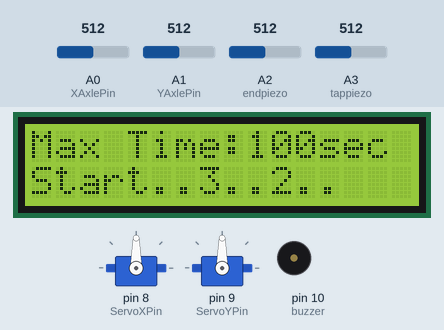
This sketch was run on a simulated Arduino Uno, built with avr-gcc and run on an emulated ATmega328P. On the bench: 2 × servo, 16×2 character LCD, buzzer (waves = sounding). Inputs (shaded band) come from the test bench; at power-on: A2 (endpiezo) = 512, A3 (tappiezo) = 512, A0 (XAxlePin) = 512, A1 (YAxlePin) = 512.

Above: at 4.2 s.
4.3 s: A2 (endpiezo) set to 560
At 6.0 s:
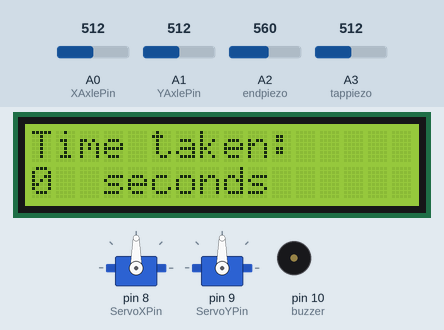
At 8.1 s:
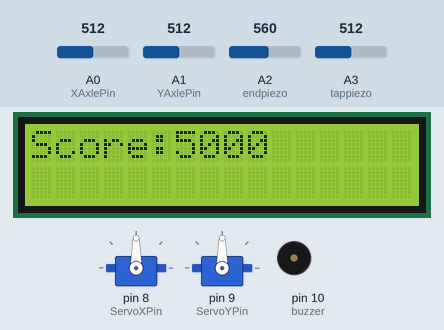
13.3 s: A3 (tappiezo) set to 109
15.8 s: A3 (tappiezo) set to 90
At 21.8 s:
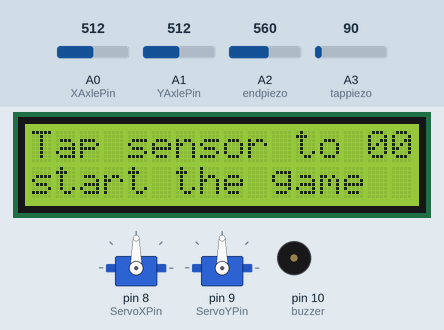
Timing chart, 0 to 23.3 s (numbered marks = the images above; inputs shaded):
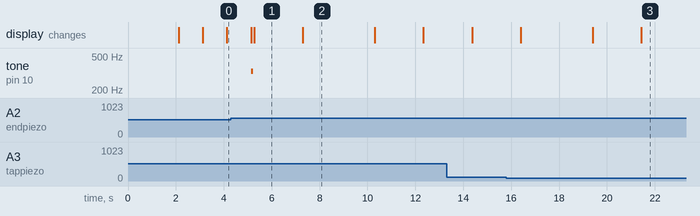

Measured:
- the behaviour switches between 101 and 100 on A3 (tappiezo) (found by bisection; images 2 and 3)
- after the input at 4.3 s, tone on pin 10 (buzzer): goes on until 5.2 s, then stays silent; the display: first differs from a run without the input after 0.98 s (image 1)
- after the input at 15.8 s, the display: first differs from a run without the input after 5.6 s (image 3)
- what the display in image 1 shows lasts 2.0 s, from 5.3 s to 7.3 s
- what the display in image 2 shows lasts 3.0 s, from 7.3 s to 10.3 s

The sketch:

Marble_Maze_Labyrinth.ino
```cpp
#include <Servo.h>
#include<Wire.h>
#include<LiquidCrystal_I2C.h>
LiquidCrystal_I2C lcd(0x3F,16,2);
Servo myServoX;          // define servo motor for X-axis
Servo myServoY;          // define servo motor for Y-axis
int ServoXPin = 8;       // define  X-axis pin
int ServoYPin = 9;       // define  Y-axis pin
int ServoXHomePos =90;   // set home position for servos
int ServoYHomePos =90;
int ServoXPos =103;
int ServoYPos =135;
int XAxlePin = A0;       // define  X-axis pin control for joystick A0
int YAxlePin = A1;       // define  Y-axis pin control for joystick A1
int XAxleValue = 0;      // set start up value for joystick
int YAxleValue = 0;
int Direction = 0;
int range = 12;          // output range of X or Y movement
int center = range/2;    // resting position value
int threshold = range/4; // resting threshold

const int endpiezo=A2,tappiezo=A3;                         //"endpiezo" is for the piezo sensor kept at the end point and "tappiezo" is for the sensor which is used as a start button
int tap=0,a=0,force=0;
int thres1=100,thres2=550;                       //threshold values for the piezo sensors.
int score=0,highscore=0,b=0;                    //variables for storing score and highscore.
unsigned long  int startTime=0,end_time=0;             //variables for storing time at which the game started and ended.
const int buzzer = 10,led1=11,led2=12;                  //defining pins for buzzer and LED's
int ledstate=HIGH;
const float songSpeed =1.5;                 // Change to 0.5 for a slower version of the song, 2 for a faster version


#define NOTE_C4 262
#define NOTE_D4 294
#define NOTE_E4 330
#define NOTE_F4 349
#define NOTE_G4 392
#define NOTE_A4 440
#define NOTE_B4 494                                             // Defining frequency of each music note
#define NOTE_C5 523
#define NOTE_D5 587
#define NOTE_E5 659
#define NOTE_F5 698
#define NOTE_G5 784
#define NOTE_A5 880
#define NOTE_B5 988

int notes[] = {
    NOTE_E4, NOTE_G4, NOTE_A4, NOTE_A4, 0,
    NOTE_A4, NOTE_B4, NOTE_C5, NOTE_C5, 0,                          //Notes must be kept in a certain order for the required music.
    NOTE_C5, NOTE_D5, NOTE_B4, NOTE_B4, 0,
    NOTE_A4, NOTE_G4, NOTE_A4, 0,

    NOTE_E4, NOTE_G4, NOTE_A4, NOTE_A4, 0,
    NOTE_A4, NOTE_B4, NOTE_C5, NOTE_C5, 0,
    NOTE_C5, NOTE_D5, NOTE_B4, NOTE_B4, 0,
    NOTE_A4, NOTE_G4, NOTE_A4, 0,

    NOTE_E4, NOTE_G4, NOTE_A4, NOTE_A4, 0,
    NOTE_A4, NOTE_C5, NOTE_D5, NOTE_D5, 0,
    NOTE_D5, NOTE_E5, NOTE_F5, NOTE_F5, 0,
    NOTE_E5, NOTE_D5, NOTE_E5, NOTE_A4, 0,

    NOTE_A4, NOTE_B4, NOTE_C5, NOTE_C5, 0,
    NOTE_D5, NOTE_E5, NOTE_A4, 0,
    NOTE_A4, NOTE_C5, NOTE_B4, NOTE_B4, 0,
    NOTE_C5, NOTE_A4, NOTE_B4, 0,

    NOTE_A4, NOTE_A4,

    NOTE_A4, NOTE_B4, NOTE_C5, NOTE_C5, 0,
    NOTE_C5, NOTE_D5, NOTE_B4, NOTE_B4, 0,
    NOTE_A4, NOTE_G4, NOTE_A4, 0,

    NOTE_E4, NOTE_G4, NOTE_A4, NOTE_A4, 0,
    NOTE_A4, NOTE_B4, NOTE_C5, NOTE_C5, 0,
    NOTE_C5, NOTE_D5, NOTE_B4, NOTE_B4, 0,
    NOTE_A4, NOTE_G4, NOTE_A4, 0,

    NOTE_E4, NOTE_G4, NOTE_A4, NOTE_A4, 0,
    NOTE_A4, NOTE_C5, NOTE_D5, NOTE_D5, 0,
    NOTE_D5, NOTE_E5, NOTE_F5, NOTE_F5, 0,
    NOTE_E5, NOTE_D5, NOTE_E5, NOTE_A4, 0,

    NOTE_A4, NOTE_B4, NOTE_C5, NOTE_C5, 0,
    NOTE_D5, NOTE_E5, NOTE_A4, 0,
    NOTE_A4, NOTE_C5, NOTE_B4, NOTE_B4, 0,
    NOTE_C5, NOTE_A4, NOTE_B4, 0,


    NOTE_E5, 0, 0, NOTE_F5, 0, 0,
    NOTE_E5, NOTE_E5, 0, NOTE_G5, 0, NOTE_E5, NOTE_D5, 0, 0,
    NOTE_D5, 0, 0, NOTE_C5, 0, 0,
    NOTE_B4, NOTE_C5, 0, NOTE_B4, 0, NOTE_A4,

    NOTE_E5, 0, 0, NOTE_F5, 0, 0,
    NOTE_E5, NOTE_E5, 0, NOTE_G5, 0, NOTE_E5, NOTE_D5, 0, 0,
    NOTE_D5, 0, 0, NOTE_C5, 0, 0,
    NOTE_B4, NOTE_C5, 0, NOTE_B4, 0, NOTE_A4
    };


int durations[] = {
    125, 125, 250, 125, 125,                                                          // Durations (in ms) of each music note of the song
    125, 125, 250, 125, 125,
    125, 125, 250, 125, 125,
    125, 125, 375, 125,

    125, 125, 250, 125, 125,
    125, 125, 250, 125, 125,
    125, 125, 250, 125, 125,
    125, 125, 375, 125,

    125, 125, 250, 125, 125,
    125, 125, 250, 125, 125,
    125, 125, 250, 125, 125,
    125, 125, 125, 250, 125,

    125, 125, 250, 125, 125,
    250, 125, 250, 125,
    125, 125, 250, 125, 125,
    125, 125, 375, 375,

    250, 125,

    125, 125, 250, 125, 125,
    125, 125, 250, 125, 125,
    125, 125, 375, 125,

    125, 125, 250, 125, 125,
    125, 125, 250, 125, 125,
    125, 125, 250, 125, 125,
    125, 125, 375, 125,

    125, 125, 250, 125, 125,
    125, 125, 250, 125, 125,
    125, 125, 250, 125, 125,
    125, 125, 125, 250, 125,

    125, 125, 250, 125, 125,
    250, 125, 250, 125,
    125, 125, 250, 125, 125,
    125, 125, 375, 375,


    250, 125, 375, 250, 125, 375,
    125, 125, 125, 125, 125, 125, 125, 125, 375,
    250, 125, 375, 250, 125, 375,
    125, 125, 125, 125, 125, 500,

    250, 125, 375, 250, 125, 375,
    125, 125, 125, 125, 125, 125, 125, 125, 375,
    250, 125, 375, 250, 125, 375,
    125, 125, 125, 125, 125, 500
    };
 const int totalNotes = sizeof(notes) / sizeof(int);
 int i=0;
///////////////////////////////////////////////////////////////////////////////////////////////////////////////////////////
int readAxis(int thisAxis) {                                        //function used for taking input from joystick and returning the 'distance' which was used further.
// read the analog input:
int reading = analogRead(thisAxis);
// map the reading from the analog input range to the output range:
reading = map(reading, 0, 1023, 0, range);
// if the output reading is outside from the
// rest position threshold, use it:
int distance = reading - center;
if (abs(distance) < threshold) {
distance = 0;
}
// return the distance for this axis:
return distance;
}
/////////////////////////////////////////////////////////////////////////////////////////////////////////////////////////////
void setup()
{
myServoX.attach(ServoXPin);                                           // attaching servo X
myServoY.attach(ServoYPin);                                           // attaching servo Y
ServoXPos = ServoXHomePos;                                            // update ServoXPos with home position as startup
ServoYPos = ServoYHomePos;                                            // update ServoYPos with home position as startup
myServoX.write(ServoXPos);
myServoY.write(ServoYPos);
lcd.init();                                                           //initailising the LCD
lcd.backlight();
Serial.begin(9600);
}
//////////////////////////////////////////////////////////////////////////////////////////////////////////////////////////////
void loop()
{
    XAxleValue = readAxis(XAxlePin);                   //These two lines are for taking the input from the joystick
    YAxleValue = readAxis(YAxlePin);
    int j;
    if(a==1) j=3;                           //These two if statments are for controlling the speed of servos.We need more speed while playing because the music is creating a delay.
    if(a==0 || a==2) j=1;                   //We have used a variable 'a' which will be equal to '1' while playing and '2' while the play is stopped

  if (XAxleValue>0) { ServoXPos+=j; myServoX.write(ServoXPos); delay(0.001*(7-XAxleValue)); }
  if (XAxleValue<0) { ServoXPos-=j; myServoX.write(ServoXPos); delay(0.001*(7+XAxleValue)); }
  if (YAxleValue>0) { ServoYPos+=j; myServoY.write(ServoYPos); delay(0.001*(7-YAxleValue)); }
  if (YAxleValue<0) { ServoYPos-=j; myServoY.write(ServoYPos); delay(0.001*(7+YAxleValue)); }

  if (ServoXPos>ServoXHomePos+40) { ServoXPos=ServoXHomePos+40; }
  if (ServoXPos<ServoXHomePos-40) { ServoXPos= ServoXHomePos-40; }
  if (ServoYPos>ServoYHomePos+40) { ServoYPos=ServoYHomePos+40; }
  if (ServoYPos<ServoYHomePos-40) { ServoYPos= ServoYHomePos-40; }
 ////////////////////////////////////////////////////////////////////////////////////////////////////////////////////////////
  tap=analogRead(tappiezo);         //taking input from the sensor which is used as a start button

            lcd.setCursor(0,0);
            lcd.print("Tap sensor to ");
            lcd.setCursor(0,1);                 //Displaying the msg "Tap sensor to start the game" in the LCD untill he taps
            lcd.print("start the game");

   if(tap>thres1 || a==1)                 //When the tap reading is greater than threshold, then the timer will begin.
   {
      a=1;                               //As told above, a will be equal to '1' during the game.
      force=analogRead(endpiezo);        //taking input from the sensor which kept at the end point

      if(force<thres2 && a==1)
      {
        if(b==0) {
                  lcd.clear(); lcd.setCursor(0,0); lcd.print("Max Time:100sec");
                  delay(2000); lcd.setCursor(0,1); lcd.print("Start.."); delay(1000); lcd.print("3..");    //Displaying the max time given and "Start..3..2..1"
                  delay(1000); lcd.print("2.."); delay(1000); lcd.print("1");
                  startTime=millis();                                                                      //storing the time at which the game has started
                  lcd.clear();
                 }
        b=1;                                           //changing the value of 'b' ,so that "startTime" will not be updated every time the loop iterates.

        lcd.setCursor(0,0); lcd.print("Time:");
        lcd.setCursor(0,1);
        lcd.print((millis()-startTime)/1000);          //Displaying the time taken from the start of the game
        lcd.setCursor(3,1);
        lcd.print("seconds");
       ////////////////////////////////////////////////
        const int currentNote = notes[i];                               //this snippet is for playing music
        float wait = durations[i] / songSpeed;
         if(currentNote != 0)
             {
                  tone(buzzer, notes[i], wait);                                                     // tone(pin, frequency, duration)
             }
         else  noTone(buzzer);

       delay(wait);
       i++;
       if(i==totalNotes) i=0;                                          //when all the notes were played,then 'i' will be updated to 0. So,that the music will again start from beginning.
      //////////////////////////////////////////////////
       if(i%8==0){
                 ledstate = !ledstate;                                     //changing the state of led every 1sec to 2secs for blinking effect
                 digitalWrite(led1,ledstate);
                 digitalWrite(led2,ledstate);
                }

      }

      if(force>thres2)
      {
        digitalWrite(led1,HIGH);
        digitalWrite(led2,HIGH);
        a=2; i=0; b=0;
        lcd.clear(); lcd.setCursor(0,0); lcd.print("Time taken:");
        lcd.setCursor(0,1);

        end_time=millis();                           //storing the time at which game was ended
        int timetaken=(end_time-startTime)/1000;     //Diff between start and end times will be the total time taken

        lcd.print(timetaken); lcd.setCursor(3,1); lcd.print("seconds"); delay(2000); //Displays the timetaken for 2 seconds

        score=5000-50*timetaken;                                 //relating the timetaken with score

        if(score>0)                                                                //if time taken is less than 100sec,then score will be >0 and prints the score accordingly
        {
                 lcd.clear(); lcd.setCursor(0,0); lcd.print("Score:");
                 lcd.setCursor(6,0); lcd.print(score); delay(3000);
        }

        if(score<=0)                                                               //if time taken is more than 100 sec,then the game is lost and prints accordingly
        {
          lcd.clear(); lcd.setCursor(0,0); lcd.print("Lost the game!!"); delay(2000);
          lcd.setCursor(0,0); lcd.print("Better luck next");  lcd.setCursor(0,1); lcd.print("time"); delay(3000);
        }

        if(score>highscore && highscore!=0)                                       //if the current score is greater than the highscore,then
        {
         highscore=score;                                                         //highscore will be updated
         lcd.clear();  lcd.setCursor(0,0); lcd.print("Yayy!High score");          // and prints some msgs "Yayy!High score beaten"
         lcd.setCursor(0,1); lcd.print("beaten"); delay(2000);
        }

        if(highscore==0 && score>0)                                                //This if statment is only for the first game.As there will be no highscore before that,
        {
          lcd.clear(); lcd.setCursor(0,0); lcd.print("High Score:");
          lcd.setCursor(11,1); lcd.print(score);
          highscore=score;                                                         //the score we get in the first game will be the highscore for now.
          delay(2000);
        }

        if(highscore!=0 && score>0)                                             //This is for all other games except the first one
        {
          lcd.clear(); lcd.setCursor(0,0); lcd.print("High Score:");                      //Displaying the highscore
          lcd.setCursor(12,0); lcd.print(highscore); delay(2000);
        }

      }
   }
}
```
